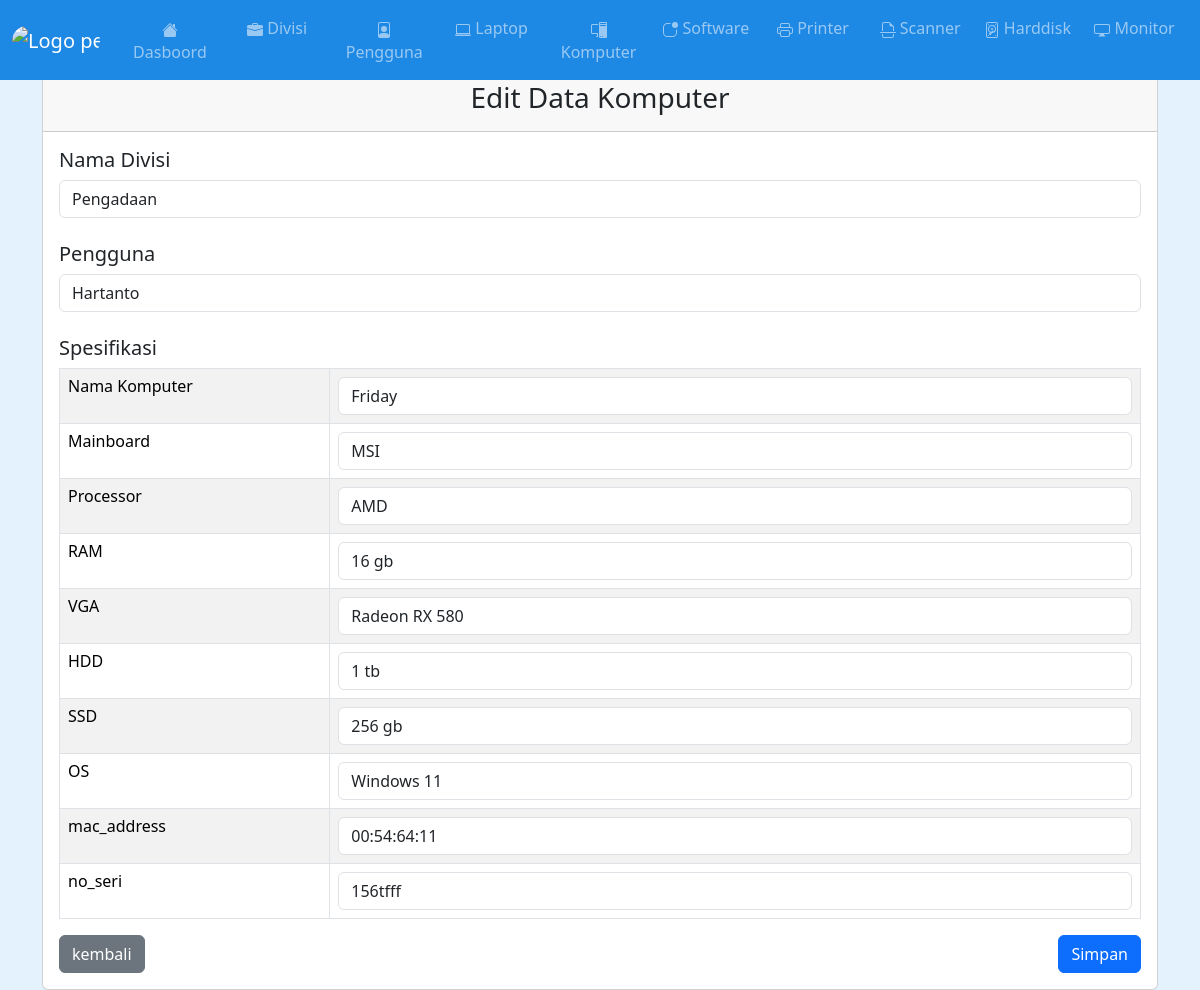
The app's page /pc_edit.php?id=16 with its own data.
### tables this page shows
CREATE TABLE `data_devisi` (
  `id` int(11) NOT NULL,
  `nama_devisi` varchar(100) NOT NULL
);

CREATE TABLE `data_pengguna` (
  `id` int(11) NOT NULL,
  `nama` varchar(100) NOT NULL
);

CREATE TABLE `data_pc` (
  `id` int(11) NOT NULL,
  `computer_name` varchar(100) NOT NULL,
  `mainboard` varchar(100) NOT NULL,
  `processor` varchar(100) NOT NULL,
  `ram` varchar(100) NOT NULL,
  `vga` varchar(100) NOT NULL,
  `hdd` varchar(100) NOT NULL,
  `ssd` varchar(100) NOT NULL,
  `os` varchar(100) NOT NULL,
  `mac_address` varchar(100) NOT NULL,
  `no_seri` varchar(100) NOT NULL
);

### pc_edit.php (the view, shortened to what this page needs)
<?php
include 'header.php';
include 'koneksi.php';
$id_pc = $_GET['id'];
$pengguna_devisi = mysqli_query($koneksi, "SELECT data_devisi.nama_devisi, data_inventaris.id_data_devisi, data_pengguna.nama, data_inventaris.nama_pengguna_id FROM data_devisi JOIN data_inventaris ON data_devisi.id=data_inventaris.id_data_devisi JOIN data_pengguna ON data_pengguna.id=data_inventaris.nama_pengguna_id JOIN data_pc ON data_pc.id=data_inventaris.id_data_pc WHERE data_inventaris.id_data_pc='$id_pc'");
$data_pengguna_devisi = mysqli_fetch_array($pengguna_devisi);
 ?>
 <br><br><br>
<div class="container">
	<div class="card">
		<div class="card-header text-center">
			<h3>Edit Data Komputer</h3>
		</div>
		<div class="card-body">
			<form method="post" action="pc_update.php">
				<div class="form-group">
						<label><h5>Nama Divisi</h5></label>
						<select class="form-control" name="devisi" required="required">
							<option value="<?php echo $data_pengguna_devisi['id_data_devisi']; ?>"><?php echo $data_pengguna_devisi['nama_devisi']; ?></option>
						</select>
					</div>
					<br>
					<div class="form-group">
						<label><h5>Pengguna</h5></label>
						<select class="form-control" name="pengguna" required="required">
							<option value="<?php echo $data_pengguna_devisi['nama_pengguna_id']; ?>"><?php echo $data_pengguna_devisi['nama']; ?></option>
						</select>
					</div>
					<br>
				<div class="form-group">
						<label><h5>Spesifikasi</h5></label>
				</div>
				<table class="table table-bordered table-striped">
					<?php
					$data = mysqli_query($koneksi, "SELECT * FROM data_pc WHERE id='$id_pc'");
					while ($d=mysqli_fetch_array($data)) {
						?>
						<tr>
							<td><h6>Nama Komputer</h6></td>
							<td width="75%"><input type="text" name="computer_name" class="form-control" value="<?php echo $d['computer_name']; ?>"></td>
						</tr>
						<tr>
							<td><h6>Mainboard</h6></td>
							<td width="75%"><input type="text" name="mainboard" class="form-control" value="<?php echo $d['mainboard']; ?>"></td>
						</tr>
						<tr>
							<td><h6>Processor</h6></td>
							<td width="75%"><input type="text" name="processor" class="form-control" value="<?php echo $d['processor']; ?>"></td>
						</tr>
						<tr>
							<td><h6>RAM</h6></td>
							<td width="75%"><input type="text" name="ram" class="form-control" value="<?php echo $d['ram']; ?>"></td>
						</tr>
						<tr>
							<td><h6>VGA</h6></td>
							<td width="75%"><input type="text" name="vga" class="form-control" value="<?php echo $d['vga']; ?>"></td>
						</tr>
						<tr>
							<td><h6>HDD</h6></td>
							<td width="75%"><input type="text" name="hdd" class="form-control" value="<?php echo $d['hdd']; ?>"></td>
						</tr>
						<tr>
							<td><h6>SSD</h6></td>
							<td width="75%"><input type="text" name="ssd" class="form-control" value="<?php echo $d['ssd']; ?>"></td>
						</tr>
						<tr>
							<td><h6>OS</h6></td>
							<td width="75%"><input type="text" name="os" class="form-control" value="<?php echo $d['os']; ?>"></td>
						</tr>
						<tr>
							<td><h6>mac_address</h6></td>
							<td width="75%"><input type="text" name="mac_address" class="form-control" value="<?php echo $d['mac_address']; ?>"></td>
						</tr>
						<tr>
							<td><h6>no_seri</h6></td>
							<td width="75%"><input type="text" name="no_seri" class="form-control" value="<?php echo $d['no_seri']; ?>"></td>
						</tr>
						<?php
					}
					 ?>
				</table>
				<input type="submit" class="btn btn-primary pull-right" value="Simpan" style="float: right;">
				<a href="pc.php" class="btn btn-secondary">kembali</a>
			</form>
		</div>
	</div>
</div>

### records on screen
data_devisi: devisi "Pengadaan", pengguna "Hartanto"
data_pc: computer_name "Friday", mainboard "MSI", processor "AMD", ram "16 gb", vga "Radeon RX 580", hdd "1 tb", ssd "256 gb", os "Windows 11", mac_address "00:54:64:11", no_seri "156tfff"
